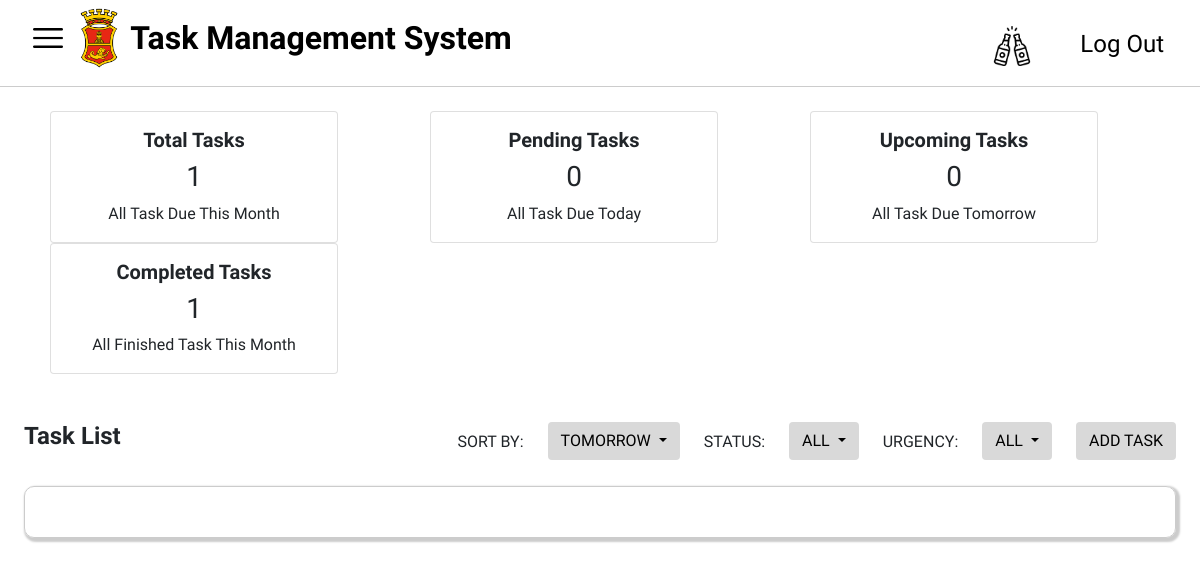
Page /dashboard.php?sort=tomorrow&status=all&urgency=all on the earlier database version.
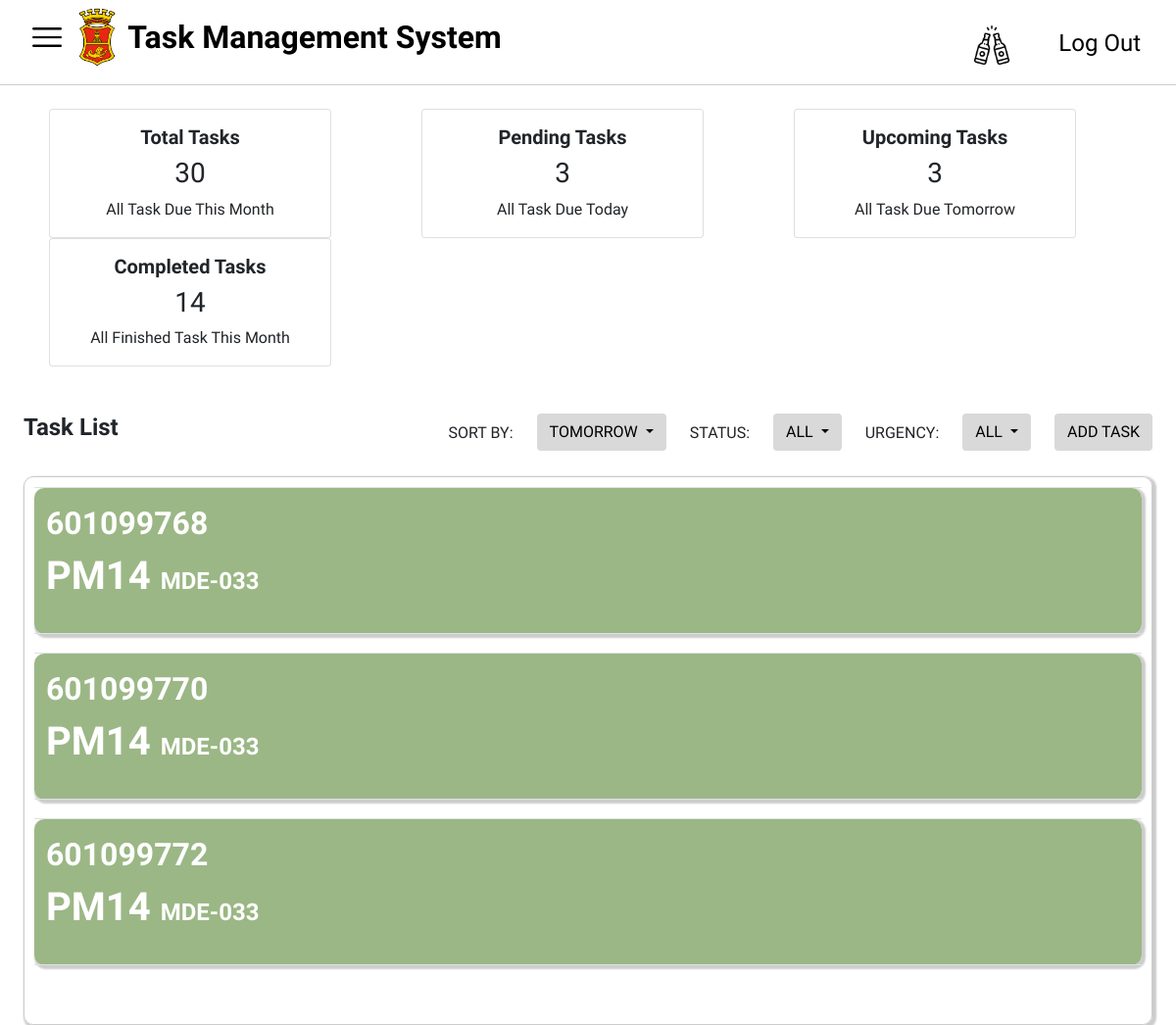
Same page on the later database version.
### tables this page shows
CREATE TABLE `tasks` (
  `taskID` int(11) NOT NULL,
  `startDate` date DEFAULT NULL,
  `orderType` varchar(255) DEFAULT NULL,
  `orderDescription` varchar(255) DEFAULT NULL,
  `maintenance_plan` varchar(255) DEFAULT NULL,
  `mpDescription` varchar(255) DEFAULT NULL,
  `mainWorkCtr` varchar(255) DEFAULT NULL,
  `systemStatus` varchar(255) DEFAULT NULL,
  `ssDescription` varchar(255) DEFAULT NULL,
  `plannerGroup` varchar(255) DEFAULT NULL,
  `costCenter` varchar(255) DEFAULT NULL,
  `equipmentID` int(11) DEFAULT NULL,
  `taskStatus` enum('Pending','Completed') NOT NULL DEFAULT 'Pending',
  `urgency` enum('Low','Medium','High') NOT NULL DEFAULT 'Low'
);

### dashboard.php (the view, shortened to what the changed rows need)
<?php
include('conn.php');
$selectedSort = isset($_GET['sort']) ? $_GET['sort'] : 'all';
$currentDate = date('Y-m-d');
$tomorrowDate = date('Y-m-d', strtotime('+1 day'));
$firstDayOfMonth = date('Y-m-01');
$lastDayOfMonth = date('Y-m-t');
$query = "SELECT * FROM tasks WHERE startDate BETWEEN '$firstDayOfMonth' AND '$lastDayOfMonth'";
switch ($selectedSort) {
    case 'tomorrow':
        $query .= " AND startDate = '$tomorrowDate'";
        break;
}
$result = mysqli_query($conn, $query);
$sqlTotalTasks = "SELECT COUNT(*) AS totalTasks FROM tasks WHERE startDate BETWEEN '$firstDayOfMonth' AND '$lastDayOfMonth'";
$resultTotalTasks = mysqli_query($conn, $sqlTotalTasks);
$rowTotalTasks = mysqli_fetch_assoc($resultTotalTasks);
$totalTasks = $rowTotalTasks['totalTasks'];
$sqlPendingTasks = "SELECT COUNT(*) AS pendingTasks FROM tasks WHERE startDate = '$currentDate' AND startDate BETWEEN '$firstDayOfMonth' AND '$lastDayOfMonth'";
$resultPendingTasks = mysqli_query($conn, $sqlPendingTasks);
$rowPendingTasks = mysqli_fetch_assoc($resultPendingTasks);
$pendingTasks = $rowPendingTasks['pendingTasks'];
$sqlUpcomingTasks = "SELECT COUNT(*) AS upcomingTasks FROM tasks WHERE startDate = '$tomorrowDate' AND startDate BETWEEN '$firstDayOfMonth' AND '$lastDayOfMonth'";
$resultUpcomingTasks = mysqli_query($conn, $sqlUpcomingTasks);
$rowUpcomingTasks = mysqli_fetch_assoc($resultUpcomingTasks);
$upcomingTasks = $rowUpcomingTasks['upcomingTasks'];
$sqlCompletedTasks = "SELECT COUNT(*) AS completedTasks FROM tasks WHERE taskStatus = 'Completed' AND startDate BETWEEN '$firstDayOfMonth' AND '$lastDayOfMonth'";
$resultCompletedTasks = mysqli_query($conn, $sqlCompletedTasks);
$rowCompletedTasks = mysqli_fetch_assoc($resultCompletedTasks);
$completedTasks = $rowCompletedTasks['completedTasks'];
?>
<!DOCTYPE html>
<html lang="en">
<head>
  <?php
    include('header.php');
  ?>
</head>
<body>
  <nav class="navbar navbar-expand-lg bg-body-tertiary">
    <div class="container-fluid" id="side-menu">
    </div>
  </nav>
  <div class="header-divider"></div><br>
  <div class="container text-center">
    <div class="row">
        <div class="col mx-2">
            <div class="card" style="width: 18rem;">
                <div class="card-body">
                    <h5 class="card-title fw-bold">Total Tasks</h5>
                    <h3><?php echo $totalTasks; ?></h3>
                    <h7>All Task Due This Month</h7>
                </div>
            </div>
        </div>
        <div class="col mx-2">
            <div class="card" style="width: 18rem;">
                <div class="card-body">
                    <h5 class="card-title fw-bold">Pending Tasks</h5>
                    <h3 class="card-text"><?php echo $pendingTasks; ?></h3>
                    <h7>All Task Due Today</h7>
                </div>
            </div>
        </div>
        <div class="col mx-2">
            <div class="card" style="width: 18rem;">
                <div class="card-body">
                    <h5 class="card-title fw-bold">Upcoming Tasks</h5>
                    <h3 class="card-text"><?php echo $upcomingTasks; ?></h3>
                    <h7>All Task Due Tomorrow</h7>
                </div>
            </div>
        </div>
        <div class="col mx-2">
            <div class="card" style="width: 18rem;">
                <div class="card-body">
                    <h5 class="card-title fw-bold">Completed Tasks</h5>
                    <h3 class="card-text"><?php echo $completedTasks; ?></h3>
                    <h7>All Finished Task This Month</h7>
                </div>
            </div>
        </div>
    </div>
</div>
  <div class="mx-4 mt-5">
    <div class="row">
    </div>
  </div>
  <div class="mt-3 mx-4" id="notiflist">
    <table class="table">
        <?php
        if ($result) {
          while ($row = mysqli_fetch_assoc($result)) {
              $urgencyClass = '';
              if ($row['urgency'] === 'Low') {
                  $urgencyClass = 'low-urgency';
              } elseif ($row['urgency'] === 'Medium') {
                  $urgencyClass = 'medium-urgency';
              } elseif ($row['urgency'] === 'High') {
                  $urgencyClass = 'high-urgency';
              } else {
                  $urgencyClass = 'default-urgency';
              }
              echo '<tr onclick="fillModal(' . $row['taskID'] . ', \'' .
              (isset($row['orderType']) ? htmlspecialchars($row['orderType']) : '') . '\', \'' .
              (isset($row['mainWorkCtr']) ? htmlspecialchars($row['mainWorkCtr']) : '') . '\', \'' .
              (isset($row['orderDescription']) ? htmlspecialchars($row['orderDescription']) : '') . '\', \'' .
              (isset($row['maintenance_plan']) ? htmlspecialchars($row['maintenance_plan']) : '') . '\', \'' .
              (isset($row['mpDescription']) ? htmlspecialchars($row['mpDescription']) : '') . '\', \'' .
              (isset($row['systemStatus']) ? htmlspecialchars($row['systemStatus']) : '') . '\', \'' .
              (isset($row['ssDescription']) ? htmlspecialchars($row['ssDescription']) : '') . '\', \'' .
              (isset($row['plannerGroup']) ? htmlspecialchars($row['plannerGroup']) : '') . '\', \'' .
              (isset($row['costCenter']) ? htmlspecialchars($row['costCenter']) : '') . '\', \'' .
              (isset($row['equipmentID']) ? htmlspecialchars($row['equipmentID']) : '') . '\', \'' .
              (isset($row['taskStatus']) ? htmlspecialchars($row['taskStatus']) : '') . '\')"
              data-bs-toggle="modal" data-bs-target="#updateTaskModal" class="' . $urgencyClass . '">';
              echo '<td>';
              echo '<p class="taskid">' . htmlspecialchars($row['taskID']) . '</p>';
              echo '<p class="order-type">' . htmlspecialchars($row['orderType']) . ' <span class="main-work-ctr">' . htmlspecialchars($row['mainWorkCtr']) . '</span></p>';
              echo '</td>';
              echo '</tr>';
              echo '<tr style="height: 20px;"></tr>';
          }
      } else {
          echo '<tr><td colspan="2">Failed to fetch data from database.</td></tr>';
      }
        ?>
    </table>
</div>
</body>
</html>

Differences in the rows shown:
now on this page (row edited): tasks: taskID "601099768", orderType "PM14", mainWorkCtr "MDE-033"
now on this page (row edited): tasks: taskID "601099770", orderType "PM14", mainWorkCtr "MDE-033"
now on this page (row edited): tasks: taskID "601099772", orderType "PM14", mainWorkCtr "MDE-033"
Other differences:
$totalTasks: "1" → "30"
$pendingTasks: "0" → "3"
$upcomingTasks: "0" → "3"
$completedTasks: "1" → "14"
